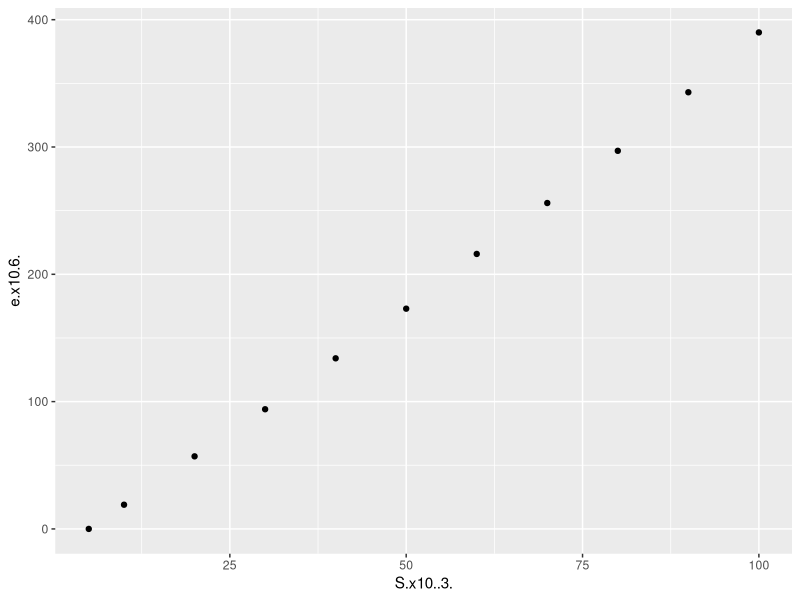
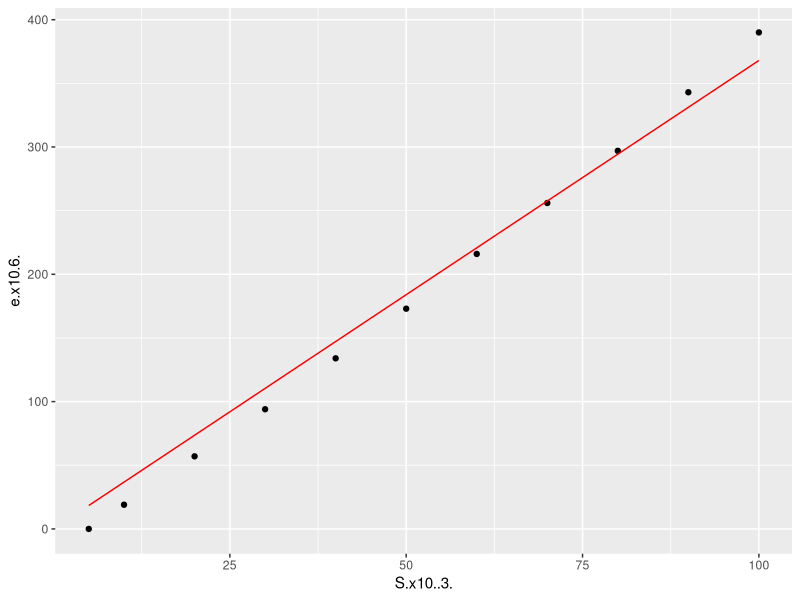
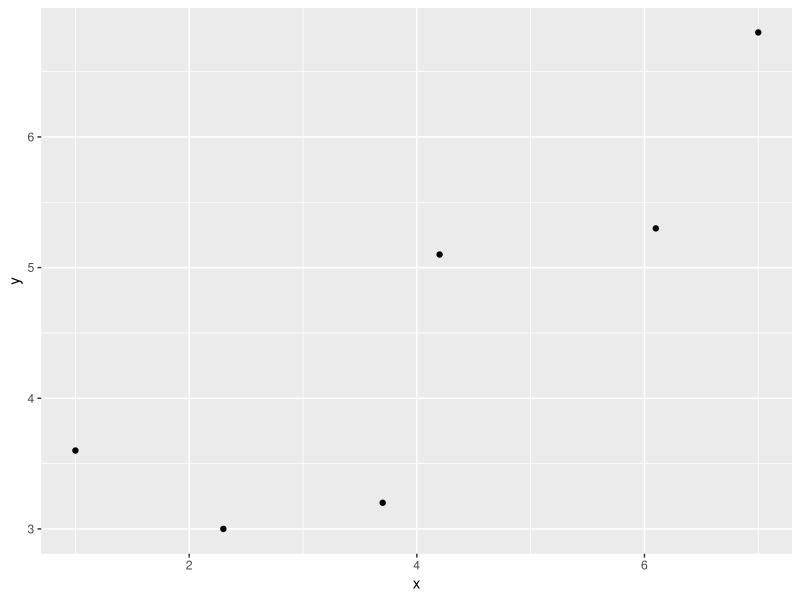
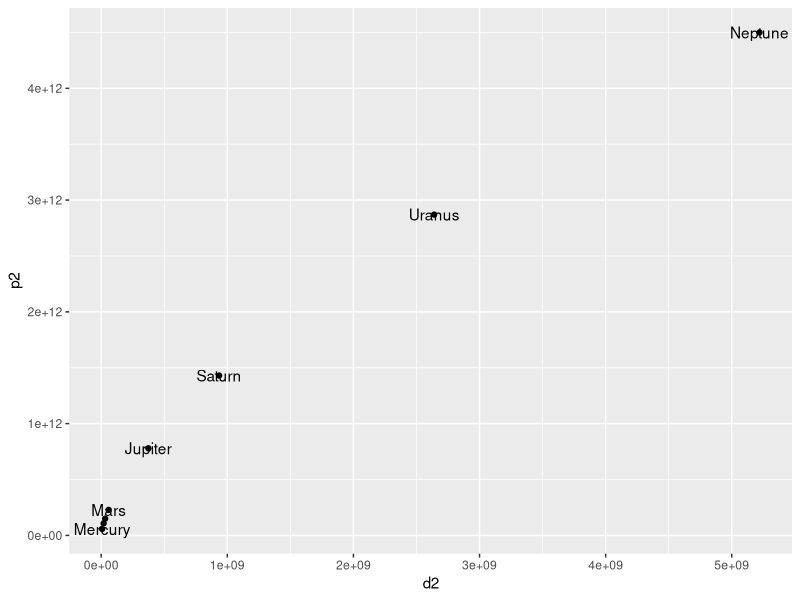
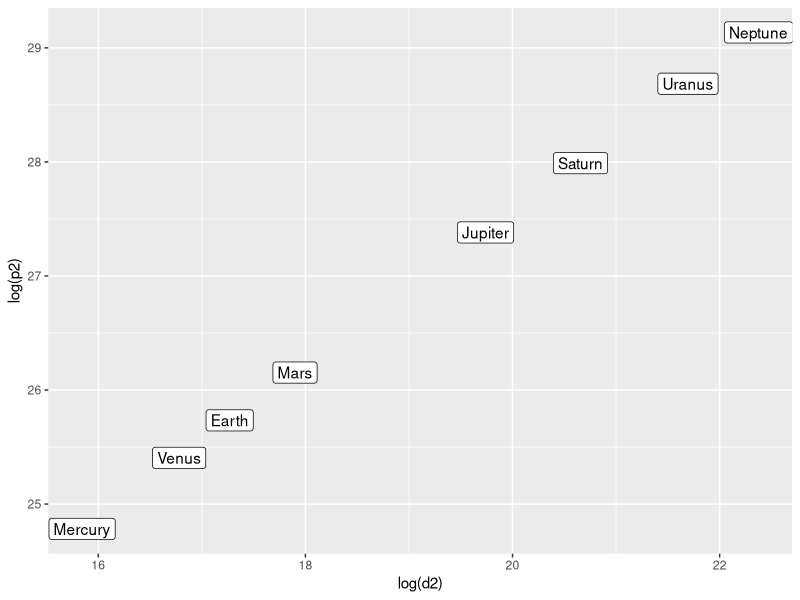
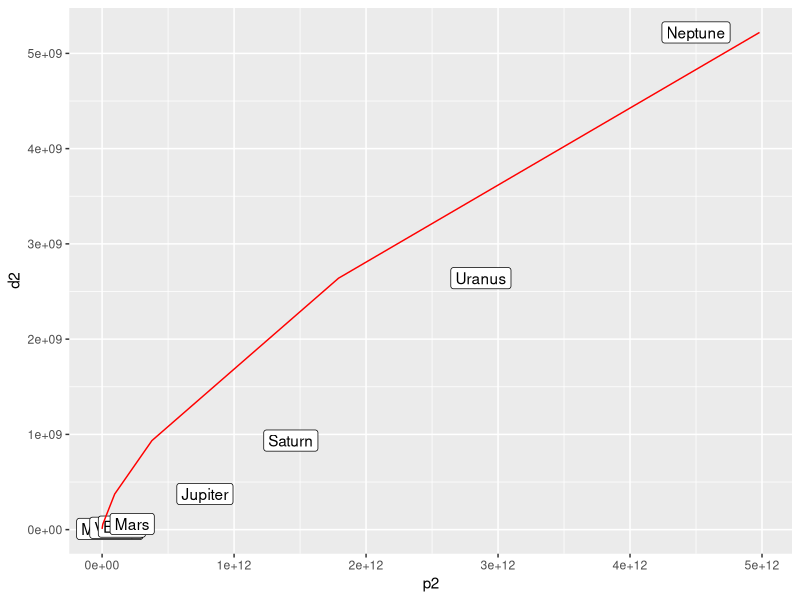
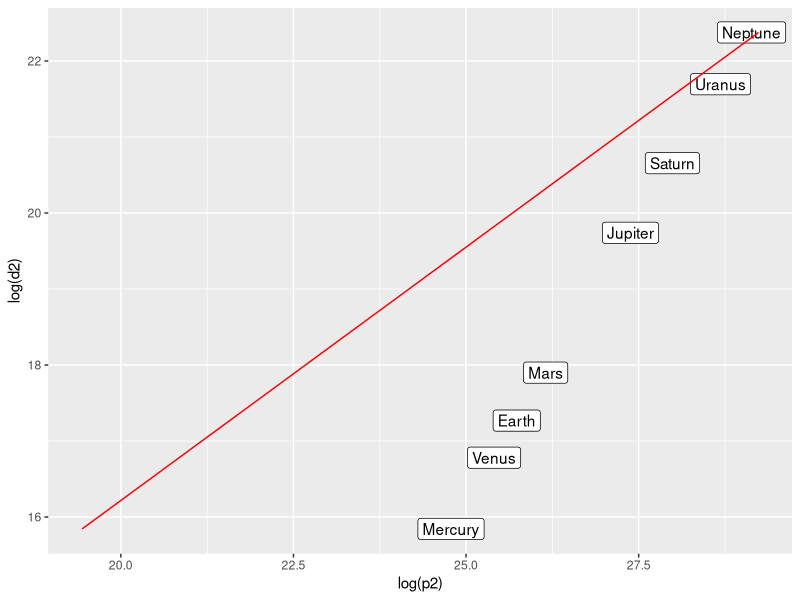
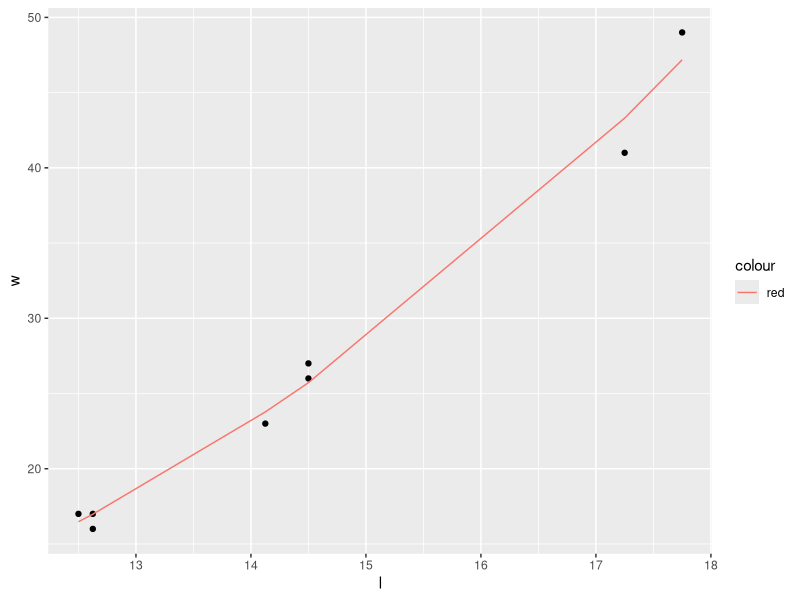

Source code (R) for these figures, in order:
## ---- chunk 1
library(ggplot2)
## ---- chunk 2
q1 <- data.frame('S(x10^-3)'=c(5,10,20,30,40, 50, 60, 70, 80, 90, 100), 'e(x10^6)'=c(0, 19, 57, 94, 134, 173, 216, 256, 297, 343, 390))
q1
## ---- chunk 3
ggplot(q1, aes(x=S.x10..3., y=e.x10.6.))+geom_point()
## ---- chunk 4
q1$C <- q1$S.x10..3. * 3.68
ggplot(q1, aes(x=S.x10..3., y=e.x10.6.))+geom_point()+geom_line(aes(y=C), colour='red')
## ---- chunk 5
q2 <- data.frame(x=c(1.0, 2.3, 3.7, 4.2, 6.1, 7.0), y=c(3.6, 3.0, 3.2, 5.1, 5.3, 6.8))
q2
## ---- chunk 6
ggplot(q2, aes(x=x, y=y))+geom_point()
## ---- chunk 7
q2$fx <- q2$y - q2$y * q2$x
q2

q2lsfit <- lsfit(x=q2$x, y=q2$y)
q2lsfit$coefficients
## ---- chunk 8
q3 <- data.frame(body=c('Mercury', 'Venus', 'Earth', 'Mars', 'Jupiter', 'Saturn', 'Uranus', 'Neptune'), 'period (sec)'=c('7.60 x 10^6', '1.94 x 10^7', '3.16 x 10^7', '5.94 x 10^7', '3.74 x 10^8', '9.35 x 10^8', '2.64 x 10^9', '5.22 x 10^9'), 'distance from sun (m)'=c('5.79 x 10^10', '1.08 x 10^11', '1.50 x 10^11', '2.28 x 10^11', '7.79 x 10^11', '1.43 x 10^12', '2.87 x 10^12', '4.5 0x 10^12'))
## ---- chunk 9
colnames(q3) <- c('planet', 'd', 'p')

q3$d2 <- as.numeric(substr(q3$d, 1, 4)) * as.numeric(substr(q3$d, 7, 9))^as.numeric(substr(q3$d, 11, 11))
q3$p2 <- as.numeric(substr(q3$p, 1, 4)) * as.numeric(substr(q3$p, 7, 9))^as.numeric(substr(q3$p, 11, 12))

q3
## ---- chunk 10
ggplot(q3, aes(x=d2, y=p2, label=planet)) + geom_point() + geom_text(check_overlap=TRUE)
## ---- chunk 11
ggplot(q3, aes(x=log(d2), y=log(p2), label=planet))+geom_point()+ geom_label()
## ---- chunk 12
q3$prod <- q3$d2^(3/2) * q3$p2
q3$prod2 <- q3$d2^(2*(3/2))
q3a <- sum(q3$prod) / sum(q3$prod2)
## ---- chunk 13
q3$slope2 <- q3$d2^(3/2) * q3a
## ---- chunk 14
ggplot(q3, aes(x=p2, y=d2, label=planet)) + geom_point() + geom_label() + geom_line(aes(slope2), colour='red')

## ---- chunk 15
ggplot(q3, aes(x=log(p2), y=log(d2), label=planet)) + geom_point() + geom_label() + geom_line(aes(log(slope2)), colour='red')
## ---- chunk 16
q4a <- data.frame(l=c(14.5, 12.5, 17.25, 14.5, 12.625, 17.75, 14.125, 12.625), w=c(27, 17, 41, 26, 17, 49, 23, 16))
q4a
## ---- chunk 17
q4ak1 <- sum(q4a$l^3*q4a$w)
q4ak2 <-sum(q4a$l^6)
q4ak <- q4ak1/q4ak2
## ---- chunk 18
q4a$lr <- q4ak * q4a$l ^3
ggplot(q4a, aes(x=l, y=w)) + geom_point() + geom_line(aes(y=lr, color='red'))
## ---- chunk 19
q4b <- data.frame(l=c(14.5, 12.5, 17.25, 14.5, 12.625, 17.75, 14.125, 12.625), g=c(9.75, 8.375, 11.0, 9.75, 8.5, 12.5, 9.0, 8.5), w=c(27, 17, 41, 26, 17, 49, 23, 16))
q4b
## ---- chunk 20
sum(q4b$l * q4b$g^2 * q4b$w)
sum((q4b$l * q4b$g^2)^2)
365852.1/19590360

q4bk1 <- sum(q4b$l * q4b$g^2 * q4b$w)
q4bk2 <- sum((q4b$l * q4b$g^2)^2)
q4bk <- q4bk1/q4bk2
## ---- chunk 21
q4b$lr <- q4bk * q4b$l * q4b$g^2
ggplot(q4b, aes(x=l, y=w)) + geom_point() + geom_line(aes(y=lr, color='red'))
## ---- chunk 22
q4aSSE <- sum((q4a$w - q4a$lr)^2)
q4bSSE <- sum((q4b$w - q4b$lr)^2)
q4aABS <- sum(abs((q4a$w - q4a$lr)^3))
q4bABS <- sum(abs((q4b$w - q4b$lr)^3))
q4aMAX <- max(abs(q4a$w - q4a$lr))
q4bMAX <- max(abs(q4b$w - q4b$lr))
## ---- chunk 23
q5a <- data.frame(location=c('Brno', 'Prague', 'Corte', 'Bastia', 'Munich', 'Psychro', 'Itea', 'Iraklion', 'Athens', 'Safed', 'Dimona', 'Netanya', 'Jerusalem', 'New Haven', 'Brooklyn'), P=c(341948, 1092759, 5491, 49375, 1340000, 365, 2500, 78200, 867023, 14000, 23700, 70700, 304500, 138000, 2602000), V=c(4.81, 5.88, 3.31, 4.90, 5.62, 2.76, 2.27, 3.85, 5.21, 3.70, 3.27, 4.31, 4.42, 4.39, 5.05))
q5a
## ---- chunk 24
#slope
q5ak1 <- sum(log10(q5a$P)*q5a$V)
q5ak2 <-sum(log10(q5a$P)^2)
q5ak <- q5ak1/q5ak2
#intercept using Brno
q5ab <- -(q5ak * log10(q5a$P[1])) + q5a$V[1]
## ---- chunk 25
q5a$lr <- q5ak * log10(q5a$P) + q5ab
ggplot(q5a, aes(x=P, y=V)) + geom_point() + geom_line(aes(y=lr, color='red'))
## ---- chunk 26
q5a
## ---- chunk 27
q5a$b <- abs(q5a$V - q5a$lr)
mean(q5a$b)
## ---- chunk 28
q5aSSE <- sum((q5a$V - q5a$lr)^2)
q5aABS <- sum(abs((q5a$v - q5a$lr)^3))
q5aMAX <- max(abs(q5a$V - q5a$lr))
## ---- chunk 29
q6 <- data.frame(X=c(17, 19, 20, 22, 23, 25, 31, 32, 33, 36, 37, 38, 39, 41), Y=c(19, 25, 32, 51, 57, 71, 141, 123, 187, 192, 205, 252, 248, 294))
q6
## ---- chunk 30
ggplot(q6, aes(x=X, y=Y)) + geom_point()
## ---- chunk 31
#fit polynomial model
q6model <- lm(q6$Y ~ poly(q6$Y, 13))
q6model
## ---- chunk 32
ggplot(q6, aes(x=X, y=Y)) + geom_point() + stat_smooth(method="lm", col='red')
## ---- chunk 33
q7 <- data.frame(L=c(12.5, 12.625, 14.125, 14.5, 17.25, 17.75), W=c(17, 16.5, 23, 26.5, 41, 49))
q7
## ---- chunk 34
ggplot(q7, aes(x=L, y=W)) + geom_point()
## ---- chunk 35
#divided difference table
q7dd <- data.frame(d1=c(0,0,0,0,0))

for(i in 2:length(q7$L)){
  n=i-1
  q7dd[n,1] <- (q7[i,2] - q7[n,2]) / (q7[i,1] - q7[n,1])
}

q7dd$d2 <- 0
for(i in 2:length(q7dd)){
  n=i-1
  j=i+1
  q7dd[n,2] <- (q7dd[i,1] - q7dd[n,1]) / (q7[j,1] - q7[n,1])
}

q7dd$d3 <- 0
for(i in 2:length(q7dd)){
  n=i-1
  j=i+3
  q7dd[n,3] <- (q7dd[i,2] - q7dd[n,2]) / (q7[j,1] - q7[n,1])
}

q7dd
## ---- chunk 36
#fit polynomial model
q7model <- lm(q7$L ~ poly(q7$W, 2))
## ---- chunk 37
ggplot(q7, aes(x=W, y=L)) + geom_point() + geom_line(aes(y=q7model$fitted.values, color='red'))
## ---- chunk 38
q8 <- data.frame(date=c('1885-1917', '1917-1919', '1919', 'July 6, 1932', 'August 1, 1958', 'January 7, 1963', 'January 7, 1968', 'May 16, 1971', 'March 2, ,1974', 'December 31, 1975', 'July 18, 1976', 'May 15, 1978', 'March 22, 1981', 'November 1, 1981', 'February 17, 1985', 'April 3, 1988', 'February 3, 1991', 'January 1, 1995', 'January 10, 1999', 'January 7, 2001', 'June 30, 2002', 'January 8, 2006', 'May 14, 2007', 'May 12, 2008', 'May 11, 2009', 'January 22, 2012'), P=c(0.02, 0.03, 0.02, 0.03, 0.04, 0.05, 0.06, 0.08, 0.10, 0.13, 0.13, 0.15, 0.18, 0.20, 0.22, 0.25, 0.29, 0.32, 0.33, 0.34, 0.37, 0.39, 0.41, 0.42, 0.44, 0.45), 'comment'=c('', '(Wartime increase)', '(Restored by Congress)', '', '', '', '', '', '', '(Temporary)', '', '', '', '', '', '', '', '', '', '', '', '', '', '', '', ''))
q8$x <- 1:length(q8$date)
q8$date <- as.character(q8$date)
q8$year <- as.integer(substr(q8$date, (nchar(q8$date)+1)-4, nchar(q8$date)))
q8
## ---- chunk 39
ggplot(q8, aes(x=year, y=P)) + geom_point()
## ---- chunk 40
q8b <- q8[5:length(q8$P),]
q8model <- lm(q8b$P ~ q8b$year)
q8model
## ---- chunk 41
ggplot(q8b, aes(x=year, y=P)) + geom_point() + geom_line(aes(y=q8model$fitted.values, color='red'))
## ---- chunk 42
#prediction for 2010
q82010 <- q8model$coefficients[[1]] + 2010 * q8model$coefficients[[2]]
## ---- chunk 43
q81year <- (1-q8model$coefficients[[1]])/q8model$coefficients[[2]]
round(q81year)
